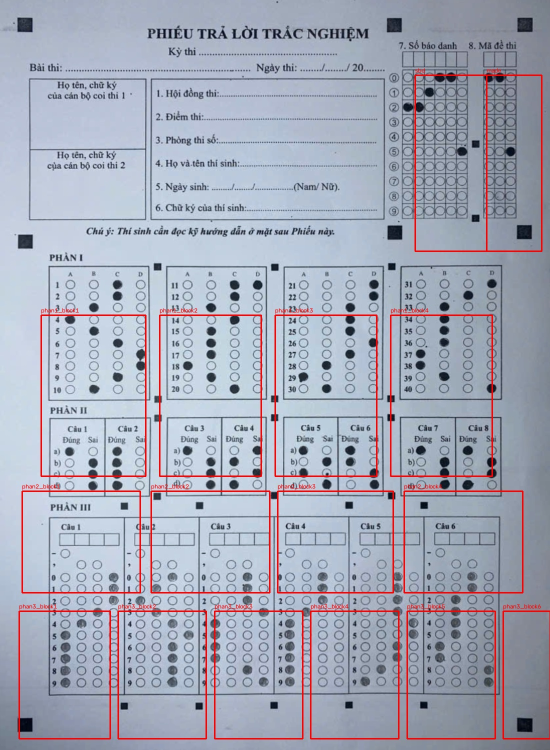
#> input picture modules/output/debug/04_regions_overlay.jpg, 1100 x 1500 px (shown at 1/2 size); its folder holds only this picture in this run
$ python sweep_binarize.py --dir modules/output/debug
#> lines starting #> are read from the running program, lines starting #| are printed output that depends on the picture; after the words box and inside, x2 and y2 are one past the last pixel; in counts of white or black regions, pixels touching at a corner belong together
### modules/preprocessing.py
"""
Module: Preprocessing
Áp dụng kiến thức: Toán tử điểm ảnh, Lọc tuyến tính/phi tuyến, Nhị phân hóa
- Chuyển ảnh xám: giảm chiều dữ liệu, chuẩn hóa đầu vào
- Khử nhiễu: Gaussian Blur (lọc tuyến tính) / Median Blur (lọc phi tuyến, tốt cho nhiễu muối tiêu)
- Cân bằng sáng: CLAHE (Contrast Limited Adaptive Histogram Equalization)
- Nhị phân hóa: Adaptive Threshold / Otsu (toán tử điểm ảnh dựa ngưỡng)
"""

import cv2
import numpy as np


def to_grayscale(image: np.ndarray) -> np.ndarray:
    """Chuyển ảnh màu sang ảnh xám."""
    if len(image.shape) == 3:
        return cv2.cvtColor(image, cv2.COLOR_BGR2GRAY)
    return image


def denoise(gray: np.ndarray, method: str = "gaussian") -> np.ndarray:
    """
    Khử nhiễu ảnh.
    - gaussian: lọc tuyến tính, làm mượt nhiễu Gauss
    - median: lọc phi tuyến, tốt cho nhiễu muối tiêu (salt-pepper) từ ảnh chụp điện thoại
    """
    if method == "gaussian":
        return cv2.GaussianBlur(gray, (5, 5), 0)
    elif method == "median":
        return cv2.medianBlur(gray, 5)
    else:
        return gray


def equalize_lighting(gray: np.ndarray) -> np.ndarray:
    """
    Cân bằng sáng cục bộ bằng CLAHE.
    Xử lý trường hợp ảnh chụp bị bóng đổ / ánh sáng không đều.
    """
    clahe = cv2.createCLAHE(clipLimit=2.0, tileGridSize=(8, 8))
    return clahe.apply(gray)


def binarize(gray: np.ndarray, method: str = "adaptive") -> np.ndarray:
    """
    Nhị phân hóa ảnh (toán tử điểm ảnh dựa ngưỡng).
    - adaptive: ngưỡng thích nghi theo vùng cục bộ -> chống chịu ánh sáng không đều
    - otsu: ngưỡng toàn cục tự động theo histogram -> nhanh, phù hợp ảnh sáng đều
    Kết quả: nền trắng (0), nét/ô tô đen thành giá trị 255 (đảo ngược để thuận tiện đếm pixel)
    """
    if method == "adaptive":
        binary = cv2.adaptiveThreshold(
            gray, 255,
            cv2.ADAPTIVE_THRESH_GAUSSIAN_C,
            cv2.THRESH_BINARY_INV,
            blockSize=25,
            C=10
        )
    else:  # otsu
        _, binary = cv2.threshold(
            gray, 0, 255,
            cv2.THRESH_BINARY_INV + cv2.THRESH_OTSU
        )
    return binary


# [24 lines left out: function preprocess_pipeline, not called in this run]

def canny_edges(binary: np.ndarray, low=50, high=150) -> np.ndarray:
    return cv2.Canny(binary, low, high)
# [8 lines that do not run on import are left out]

### modules/detection.py
"""
Module: Detection
Áp dụng kiến thức: Phân đoạn ảnh theo ngưỡng, Contour Detection, Đối sánh đặc trưng hình học
- Tìm các marker hình vuông đen ở 4 góc phiếu để làm điểm neo cho Perspective Transform
- Dùng contour + lọc theo diện tích, tỉ lệ cạnh (aspect ratio), độ vuông (extent) để loại nhiễu
"""

import cv2
import numpy as np


def find_marker_candidates(binary: np.ndarray, min_area=300, max_area=5000):
    """
    Tìm các contour hình vuông nhỏ (marker) trên ảnh nhị phân.
    Lọc theo: diện tích, tỉ lệ cạnh gần 1 (vuông), độ đặc (solidity).
    """
    contours, _ = cv2.findContours(binary, cv2.RETR_LIST, cv2.CHAIN_APPROX_SIMPLE)

    candidates = []
    for c in contours:
        area = cv2.contourArea(c)
        if area < min_area or area > max_area:
            continue

        x, y, w, h = cv2.boundingRect(c)
        aspect_ratio = w / float(h)
        if not (0.7 <= aspect_ratio <= 1.3):
            continue

        rect_area = w * h
        extent = area / float(rect_area)
        if extent < 0.6:  # phải đặc (là hình vuông tô đen), không phải viền rỗng
            continue

        cx, cy = x + w / 2, y + h / 2
        candidates.append({"center": (cx, cy), "bbox": (x, y, w, h), "area": area})

    return candidates


def find_corner_markers(binary: np.ndarray):
    """
    Từ các candidate marker, chọn ra 4 marker ở 4 góc ngoài cùng
    (trên-trái, trên-phải, dưới-trái, dưới-phải) dựa trên vị trí cực trị.
    """
    h_img, w_img = binary.shape
    candidates = find_marker_candidates(binary)

    if len(candidates) < 4:
        raise ValueError(f"Chỉ tìm thấy {len(candidates)} marker, cần ít nhất 4. "
                          f"Kiểm tra lại ảnh hoặc điều chỉnh ngưỡng.")

    # Tính khoảng cách tới 4 góc ảnh, chọn candidate gần nhất mỗi góc
    corners_ref = {
        "top_left": (0, 0),
        "top_right": (w_img, 0),
        "bottom_left": (0, h_img),
        "bottom_right": (w_img, h_img),
    }

    result = {}
    for name, (rx, ry) in corners_ref.items():
        best = min(candidates, key=lambda c: (c["center"][0] - rx) ** 2 + (c["center"][1] - ry) ** 2)
        result[name] = best["center"]

    return result, candidates


# [16 lines left out: function draw_debug_markers, not called in this run]


# [19 lines that do not run on import are left out]

### sweep_binarize.py
"""
sweep_binarize.py (v3)
Khảo sát Otsu vs Adaptive Threshold bằng chỉ số THẬT phản ánh chất lượng:
- flood_ratio: tỉ lệ diện tích bị quét thành 1 khối trắng liền lớn nhất
  (chỉ số càng cao = càng mất nhiều cấu trúc thật, do ngưỡng toàn cục
  hiểu nhầm vùng tối/bóng đổ là nội dung)
- marker_ok: có phát hiện đủ 4 marker góc hay không
- black_pixel_ratio: tỉ lệ pixel đen trên toàn ảnh (dùng để phát hiện
  bất thường — quá cao/quá thấp so với ảnh sáng đều là dấu hiệu lỗi)
"""

import os
import sys
import argparse
import cv2
import numpy as np

MODULES_DIR = os.path.join(os.path.dirname(os.path.abspath(__file__)), "modules")
sys.path.insert(0, MODULES_DIR)

from preprocessing import to_grayscale, denoise, equalize_lighting, binarize
from detection import find_marker_candidates, find_corner_markers

OUT_DIR = "sweep_results/binarize"


def largest_white_blob_ratio(binary: np.ndarray) -> float:
    """
    Tính tỉ lệ diện tích của khối trắng liền lớn nhất so với toàn ảnh.
    Giá trị cao bất thường (ví dụ > 0.15-0.2) cho thấy có một vùng lớn
    bị quét trắng đồng nhất — dấu hiệu ngưỡng toàn cục "nuốt" cả vùng
    tối do bóng đổ, không phải nội dung ô tròn/nét mực thật.
    """
    num_labels, labels, stats, _ = cv2.connectedComponentsWithStats(binary, connectivity=8)
    if num_labels <= 1:
        return 0.0
    # bỏ qua nhãn 0 (nền), tìm component trắng lớn nhất
    areas = stats[1:, cv2.CC_STAT_AREA]
    largest_area = areas.max()
    total_area = binary.shape[0] * binary.shape[1]
    return round(largest_area / total_area, 4)


def black_pixel_ratio(binary: np.ndarray) -> float:
    return round(np.sum(binary == 0) / binary.size, 4)


def process(image, method: str):
    gray = to_grayscale(image)
    denoised = denoise(gray, method="gaussian")
    equalized = equalize_lighting(denoised)
    binary = binarize(equalized, method=method)

    candidates = find_marker_candidates(binary, min_area=300, max_area=5000)
    try:
        corners, _ = find_corner_markers(binary)
        ok = True
    except ValueError:
        corners, ok = None, False

    flood_ratio = largest_white_blob_ratio(binary)
    black_ratio = black_pixel_ratio(binary)

    return {
        "binary": binary,
        "n_candidates": len(candidates),
        "marker_ok": ok,
        "flood_ratio": flood_ratio,
        "black_ratio": black_ratio,
    }


def main():
    parser = argparse.ArgumentParser()
    parser.add_argument("--dir", type=str, required=True)
    args = parser.parse_args()
    os.makedirs(OUT_DIR, exist_ok=True)

    files = [f for f in sorted(os.listdir(args.dir))
              if f.lower().endswith((".jpg", ".jpeg", ".png"))]

    rows = []
    for fname in files:
        path = os.path.join(args.dir, fname)
        image = cv2.imread(path)
#> image is the input picture: shape (1500, 1100, 3); mean B, G, R 183.5, 168.4, 164.5
        if image is None:
            continue
        base = os.path.splitext(fname)[0]

        r_otsu = process(image, "otsu")
#> in equalize_lighting, `return clahe.apply(gray)`:
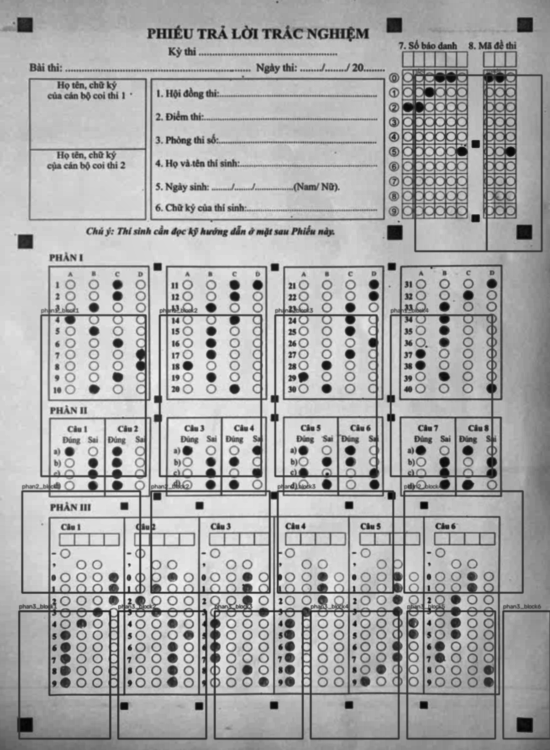
#> returned value: shape (1500, 1100) (shown at 1/2 size); min 3, max 238, mean 169.7
#> in binarize, `_, binary = cv2.threshold( gray, 0, 255, cv2.THRESH_BINARY_INV + cv2.T..`:
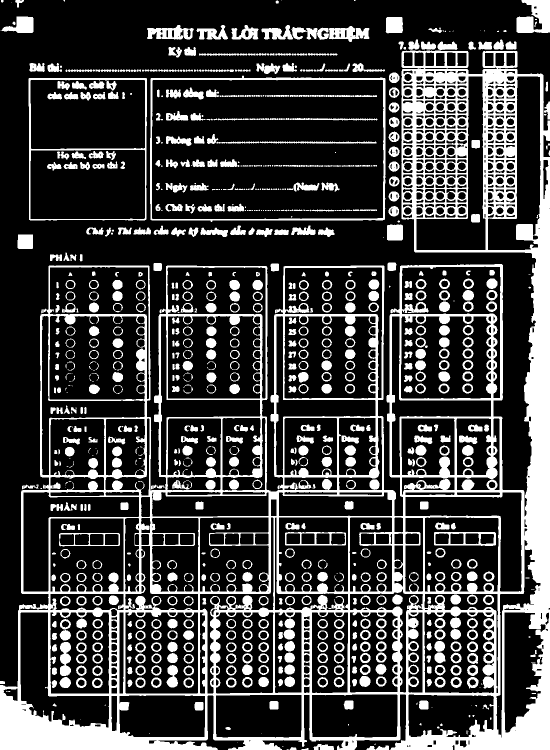
#> binary: shape (1500, 1100) (shown at 1/2 size); 24.8% white; 866 white regions (176 under 20 px)
#> in find_marker_candidates, `contours, _ = cv2.findContours(binary, cv2.RETR_LIST, cv2.CHAIN_APPROX..`: contours = 1884 contours, 411 with area under 20; largest, box (x1, y1, x2, y2) and area: (0, 101, 1100, 1500) 1058292, (300, 151, 771, 444) 133329, (303, 159, 768, 439) 128946, (57, 156, 294, 441) 66434, (60, 299, 291, 439) 31817
#> the loop in find_marker_candidates, `for c in contours:` made 1884 passes
#> area on passes 2 to 4: 21, 46, 77
#> after the loop in find_marker_candidates, `for c in contours:`: candidates = 138 items
#> the loop in find_marker_candidates (call 2), `for c in contours:` made 1884 passes
#> after the loop in find_corner_markers, `for name, (rx, ry) in corners_ref.items():`: result = {'top_left': (50.5, 483.5), 'top_right': (1066.5, 33), 'bottom_left': (130.5, 1365), 'bottom_right': (945.5, 1365.5)}
#> in process, `corners, _ = find_corner_markers(binary)`: corners has the same summary as result in find_corner_markers
#> in largest_white_blob_ratio, `num_labels, labels, stats, _ = cv2.connectedComponentsWithStats(binary..`:
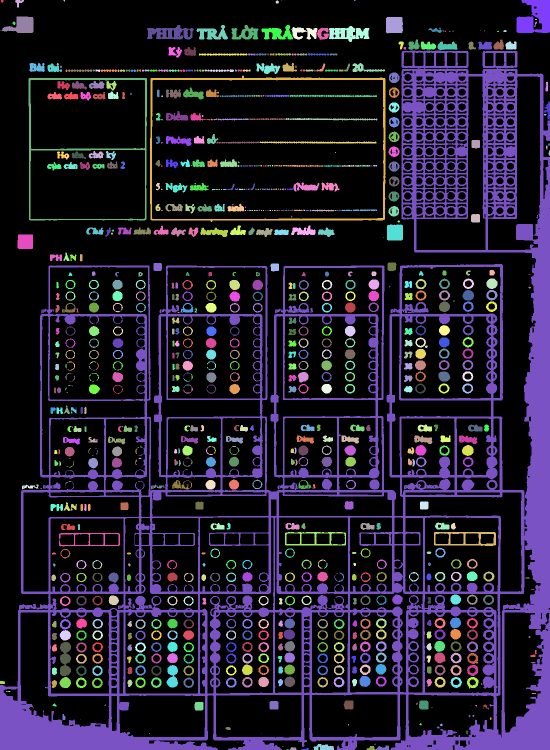
#> labels: shape (1500, 1100) int32 (shown at 1/2 size); 867 distinct labels, from 0 to 866; one colour per label, 0 black
#> in largest_white_blob_ratio, `num_labels, labels, stats, _ = cv2.connectedComponentsWithStats(binary..`: num_labels = 867; stats = 867 rows, first 6: [0, 0, 1100, 1500, 1240855], [2, 0, 5, 5, 23], [30, 0, 18, 15, 124], [127, 0, 3, 3, 8], [551, 1, 7, 6, 32], [563, 0, 1, 1, 1]
#> in largest_white_blob_ratio, `areas = stats[1:, cv2.CC_STAT_AREA]`: areas = 866 values, max 260909 at index 41, min 1 at index 4, mean 472.5
#> in largest_white_blob_ratio, `largest_area = areas.max()`: largest_area = 260909
#> in process, `flood_ratio = largest_white_blob_ratio(binary)`: flood_ratio = 0.158
#> in process, `black_ratio = black_pixel_ratio(binary)`: black_ratio = 0.752
#> r_otsu = 5 items
        r_adap = process(image, "adaptive")
#> call 2 of binarize, with method = 'adaptive'
#> in binarize (call 2), `binary = cv2.adaptiveThreshold( gray, 255, cv2.ADAPTIVE_THRESH_GAUSSIA..`:
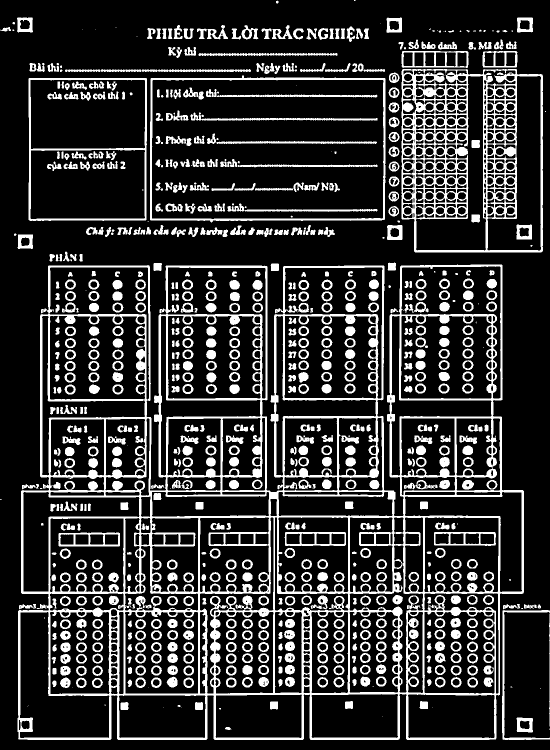
#> binary: shape (1500, 1100) (shown at 1/2 size); 19.8% white; 819 white regions (84 under 20 px)
#> in find_marker_candidates (call 3), `contours, _ = cv2.findContours(binary, cv2.RETR_LIST, cv2.CHAIN_APPROX..`: contours = 1891 contours, 306 with area under 20; largest, box (x1, y1, x2, y2) and area: (35, 529, 1048, 1480) 867061, (300, 151, 771, 445) 133538, (303, 159, 768, 439) 128646, (803, 138, 1086, 505) 100462, (57, 156, 294, 442) 66768
#> in largest_white_blob_ratio (call 2), `num_labels, labels, stats, _ = cv2.connectedComponentsWithStats(binary..`:
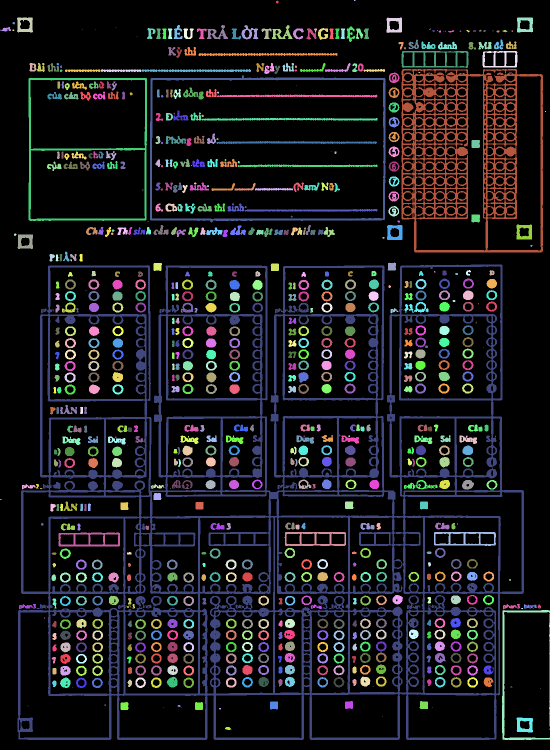
#> labels: shape (1500, 1100) int32 (shown at 1/2 size); 820 distinct labels, from 0 to 819; one colour per label, 0 black
#> in largest_white_blob_ratio (call 2), `num_labels, labels, stats, _ = cv2.connectedComponentsWithStats(binary..`: num_labels = 820; stats = 820 rows, first 6: [0, 0, 1100, 1500, 1323689], [552, 1, 5, 6, 24], [708, 0, 3, 2, 6], [34, 35, 32, 30, 574], [773, 35, 31, 31, 583], [1034, 35, 32, 30, 592]
#> in largest_white_blob_ratio (call 2), `areas = stats[1:, cv2.CC_STAT_AREA]`: areas = 819 values, max 134045 at index 245, min 1 at index 6, mean 398.4
#> in largest_white_blob_ratio (call 2), `largest_area = areas.max()`: largest_area = 134045
#> r_adap = 5 items

        # lưu ảnh so sánh
        h, w = r_otsu["binary"].shape
#> h = 1500; w = 1100
        combined = np.zeros((h, w * 2 + 20), dtype=np.uint8)
        combined[:, :w] = r_otsu["binary"]
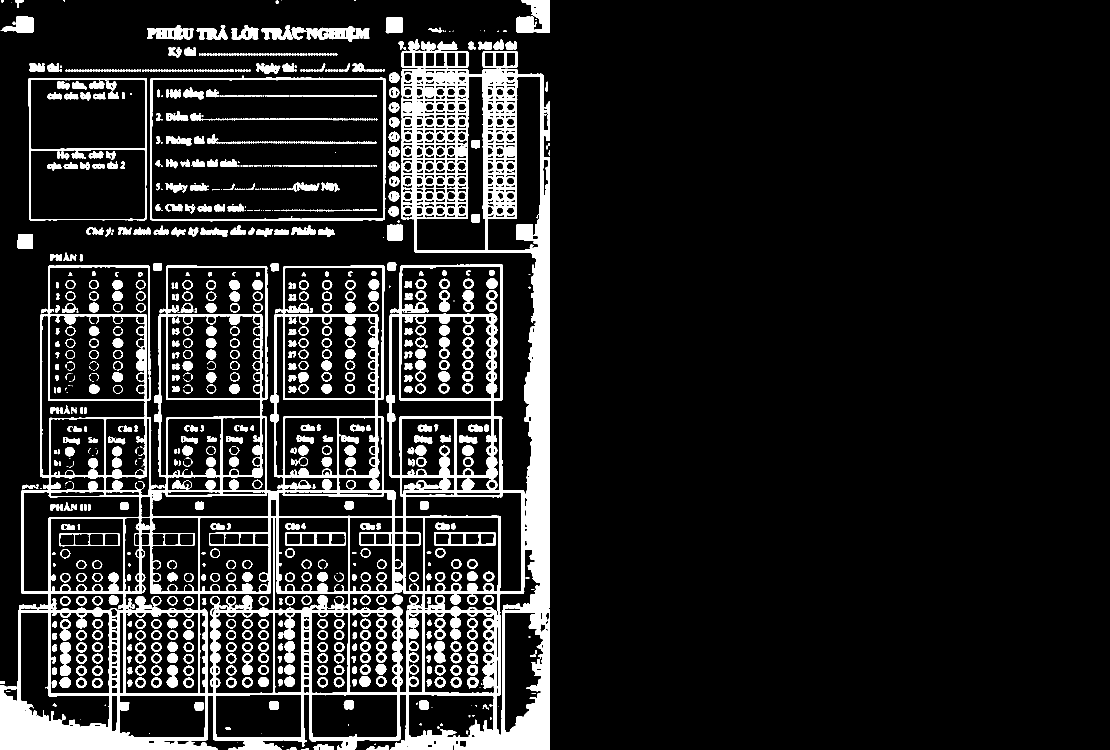
#> combined: shape (1500, 2220) (shown at 1/2 size); 12.3% white; 866 white regions (176 under 20 px), largest, box (x1, y1, x2, y2) and area: (0, 101, 1100, 1500) 260909, (300, 151, 771, 444) 5874, (57, 156, 294, 441) 4176
        combined[:, w + 20:] = r_adap["binary"]
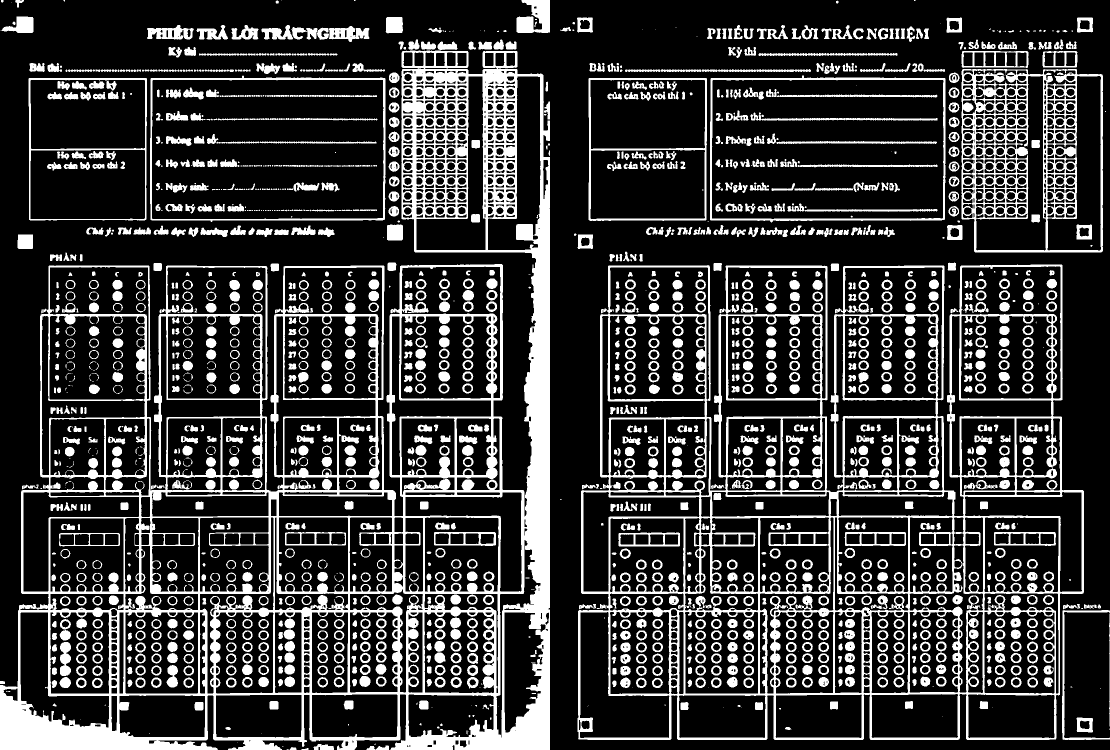
#> combined: shape (1500, 2220) (shown at 1/2 size); 22.1% white; 1685 white regions (260 under 20 px), largest, box (x1, y1, x2, y2) and area: (0, 101, 1100, 1500) 260909, (1155, 529, 2168, 1480) 134045, (1923, 138, 2206, 505) 32150
        combined_bgr = cv2.cvtColor(combined, cv2.COLOR_GRAY2BGR)
        cv2.putText(combined_bgr, "OTSU", (10, 30), cv2.FONT_HERSHEY_SIMPLEX, 1, (0, 0, 255), 2)
#> combined_bgr: shape (1500, 2220, 3); mean B, G, R 56.3, 56.3, 56.4
        cv2.putText(combined_bgr, "ADAPTIVE", (w + 30, 30), cv2.FONT_HERSHEY_SIMPLEX, 1, (0, 255, 0), 2)
#> combined_bgr: shape (1500, 2220, 3); mean B, G, R 56.3, 56.4, 56.4
        cv2.imwrite(os.path.join(OUT_DIR, f"{base}_compare.jpg"), combined_bgr)

        rows.append({"file": fname, "otsu": r_otsu, "adaptive": r_adap})

        print(f"{fname:25s} | OTSU     marker_ok={r_otsu['marker_ok']!s:5} "
              f"flood_ratio={r_otsu['flood_ratio']:.4f} black_ratio={r_otsu['black_ratio']:.4f}")
#| 04_regions_overlay.jpg    | OTSU     marker_ok=True  flood_ratio=0.1581 black_ratio=0.7520
        print(f"{'':25s} | ADAPTIVE marker_ok={r_adap['marker_ok']!s:5} "
              f"flood_ratio={r_adap['flood_ratio']:.4f} black_ratio={r_adap['black_ratio']:.4f}")
#|                           | ADAPTIVE marker_ok=True  flood_ratio=0.0812 black_ratio=0.8022

    print(f"\nĐã lưu ảnh so sánh vào: {OUT_DIR}/")
    print("=== TỔNG HỢP ===")
    n = len(rows)
#> n = 1
    otsu_marker_ok = sum(1 for r in rows if r["otsu"]["marker_ok"])
#> otsu_marker_ok = 1
    adap_marker_ok = sum(1 for r in rows if r["adaptive"]["marker_ok"])
#> adap_marker_ok = 1
    otsu_flood_avg = np.mean([r["otsu"]["flood_ratio"] for r in rows])
#> otsu_flood_avg = 0.158
    adap_flood_avg = np.mean([r["adaptive"]["flood_ratio"] for r in rows])
#> adap_flood_avg = 0.0812

    print(f"Otsu:     marker_ok {otsu_marker_ok}/{n} | flood_ratio trung bình = {otsu_flood_avg:.4f}")
#| Otsu:     marker_ok 1/1 | flood_ratio trung bình = 0.1581
    print(f"Adaptive: marker_ok {adap_marker_ok}/{n} | flood_ratio trung bình = {adap_flood_avg:.4f}")
#| Adaptive: marker_ok 1/1 | flood_ratio trung bình = 0.0812

    # cảnh báo ảnh có flood_ratio bất thường cao (nghi ngờ mất nội dung)
    print("\n=== CẢNH BÁO FLOOD (khả nghi mất cấu trúc do bóng đổ) ===")
    for r in rows:
        for method in ["otsu", "adaptive"]:
            if r[method]["flood_ratio"] > 0.10:
                print(f"{r['file']:25s} | {method:10s} | flood_ratio={r[method]['flood_ratio']:.4f} "
                      f"⚠ nghi ngờ mất cấu trúc vùng lớn")
#> this loop made 1 pass
#| 04_regions_overlay.jpg    | otsu       | flood_ratio=0.1581 ⚠ nghi ngờ mất cấu trúc vùng lớn


if __name__ == "__main__":
    main()
